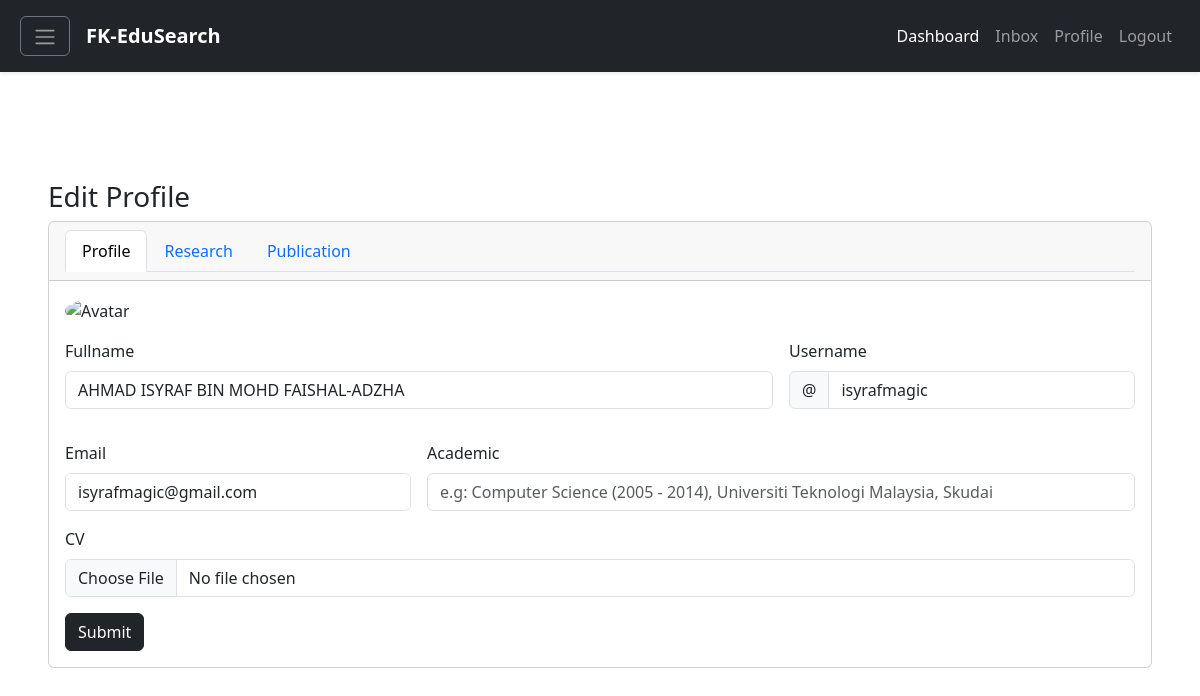
Page /experteditprofile.php on the committed database.
### tables this page shows
CREATE TABLE `expert` (
  `expertid` int NOT NULL,
  `expertFullName` varchar(60) NOT NULL,
  `expertEmail` varchar(60) NOT NULL,
  `expertPassword` varchar(60) NOT NULL,
  `expertUsername` varchar(60) NOT NULL,
  `researchAcademicStatus` varchar(60) DEFAULT NULL,
  `expertCV` varchar(60) DEFAULT NULL,
  `expertUpdateProfileStatus` varchar(60) DEFAULT NULL,
  `expertAccountStatus` varchar(60) DEFAULT NULL,
  `expertOnlineStatus` varchar(60) DEFAULT NULL
);

### classes/Expert.classes.php (called while the page is built, shortened)
<?php
class Expert extends Connection
{
    public function getExpertByEmail($email)
    {
        $connection = $this->getConnection();
        $query = "SELECT * FROM expert WHERE expertEmail = '$email'";
        $result = mysqli_query($connection, $query);
        if (!$result) {
            return false;
        } else {
            return $result;
        }
    }
}
?>

### classes/ExpertController.classes.php (called while the page is built, shortened)
<?php
class ExpertController extends Expert
{
    public function getExpertByEmailController($email)
    {
        return $this->getExpertByEmail($email);
    }
}
?>

### experteditprofile.php (the view, shortened to what this page needs)
<!DOCTYPE html>
<html lang="en">
<head>
    <link href="https://cdn.jsdelivr.net/npm/bootstrap@5.3.0-alpha3/dist/css/bootstrap.min.css" rel="stylesheet"
>
    <link href="https://maxcdn.bootstrapcdn.com/font-awesome/4.3.0/css/font-awesome.min.css" rel="stylesheet">
    <link rel="stylesheet" href="https://cdnjs.cloudflare.com/ajax/libs/animate.css/4.1.1/animate.min.css" />
</head>
<body>
    <?php include "components/navigation.php"; ?>
    <?php
    $expert = new ExpertController();
    $db_data = $expert->getExpertByEmailController("isyrafmagic@gmail.com");
    if ($db_data) {
        if ($db_data->num_rows > 0) {
            while ($row = $db_data->fetch_assoc()) {
                $fullname = $row['expertFullName'];
                $username = $row['expertUsername'];
                $email = $row['expertEmail'];
                $academic = $row['researchAcademicStatus'];
                $profileupdatestatus = $row['expertUpdateProfileStatus'];
            }
        }
    }
    ?>
    <div class="d-flex flex-column justify-content-center align-item-center vh-100 px-5">
        <h3 class="mt-5">Edit Profile</h3>
        <div class="card text-left w-90 animate__animated animate__zoomIn">
            <div class="card-header">
                <ul class="nav nav-tabs">
                    <li class="nav-item">
                        <a class="nav-link active" aria-current="page" href="#">Profile</a>
                    </li>
                    <li class="nav-item">
                        <a class="nav-link" href="experteditresearch.php">Research</a>
                    </li>
                    <li class="nav-item">
                        <a class="nav-link" href="experteditpublication.php">Publication</a>
                    </li>
                </ul>
            </div>
            <div class="card-body">
                <form class="row g-3" action="" method="post">
                    <div class="col-md-12">
                        <img src="https://mdbcdn.b-cdn.net/img/new/avatars/2.webp" class="rounded-circle"
                            style="width: 200px;" alt="Avatar" />
                    </div>
                    <div class="col-md-8">
                        <label for="firstname" class="form-label">Fullname</label>
                        <input type="text" class="form-control" id="firstname" value="<?php echo $fullname ?>"
                            name="fullname" <?php echo $profileupdatestatus !== "Accepted"? "disabled" : NULL ?> >
                    </div>
                    <div class="col-md-4">
                        <label for="username" class="form-label">Username</label>
                        <div class="input-group mb-3">
                            <span class="input-group-text" id="basic-addon1">@</span>
                            <input type="text" class="form-control" id="username" placeholder="e.g: ali"
                                aria-label="Username" aria-describedby="basic-addon1" value="<?php echo $username ?>"
                                name="username" <?php echo $profileupdatestatus !== "Accepted"? "disabled" : NULL ?>>
                        </div>
                    </div>
                    <div class="col-md-4">
                        <label for="inputEmail" class="form-label">Email</label>
                        <input type="email" class="form-control" id="inputEmail" placeholder="e.g: ali@gmail.com"
                            value="<?php echo $email ?>" name="email" readonly <?php echo $profileupdatestatus !== "Accepted"? "disabled" : NULL ?>>
                    </div>
                    <div class="col-md-8">
                        <label for="inputAcademic1" class="form-label">Academic</label>
                        <input type="text" class="form-control" id="inputAcademic1"
                            placeholder="e.g: Computer Science (2005 - 2014), Universiti Teknologi Malaysia, Skudai"
                            name="academic" value="<?php echo $academic ? $academic : NULL ?>" <?php echo $profileupdatestatus !== "Accepted"? "disabled" : NULL ?>>
                    </div>
                    <div class="col-md-12">
                        <label for="inputCV" class="form-label">CV</label>
                        <input type="file" class="form-control" id="inputCV" aria-describedby="inputGroupFileAddon04"
                            aria-label="Upload" <?php echo $profileupdatestatus !== "Accepted"? "disabled" : NULL ?>>
                    </div>
                    <div class="col-md-2">
                        <button type="submit" class="btn btn-dark" name="update" <?php echo $profileupdatestatus !== "Accepted"? "disabled" : NULL ?>>Submit</button>
                    </div>
                </form>
            </div>
        </div>
    </div>
</body>
</html>

### rows in the picture
expert: fullname "AHMAD ISYRAF BIN MOHD FAISHAL-ADZHA", username "isyrafmagic", email "isyrafmagic@gmail.com"
